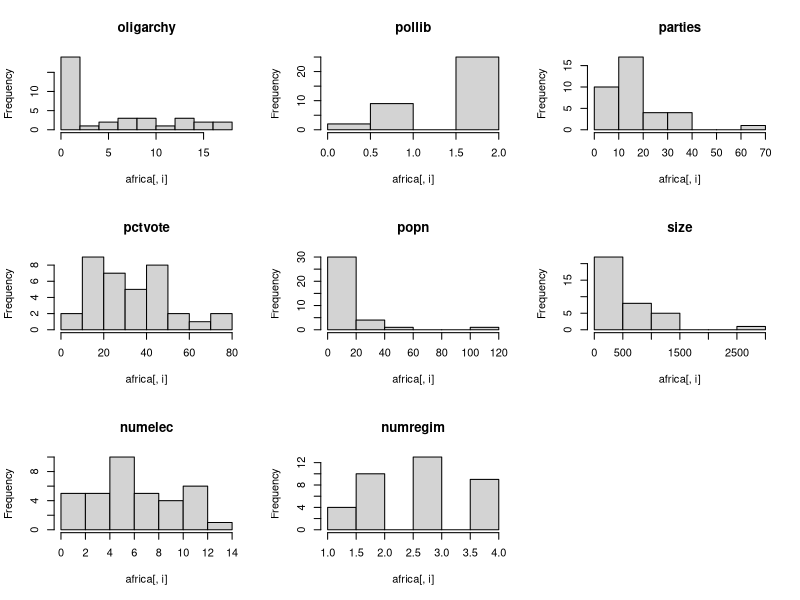
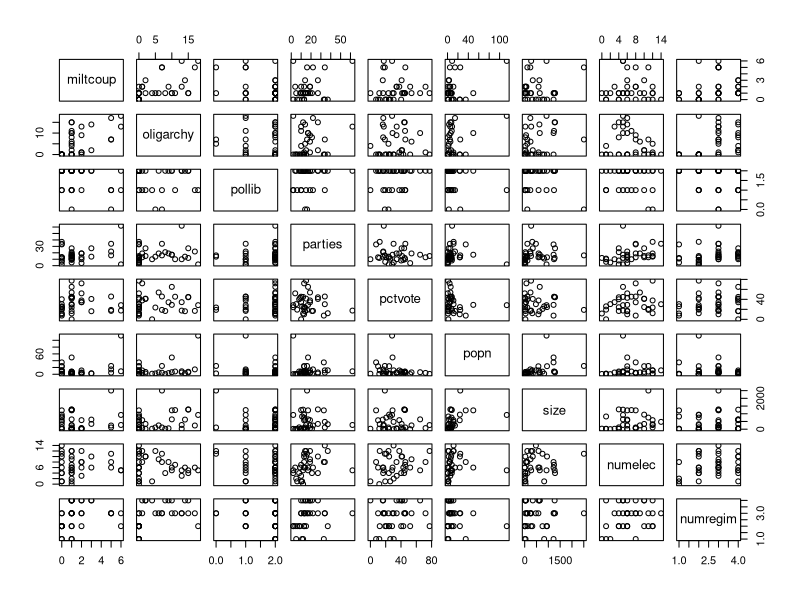
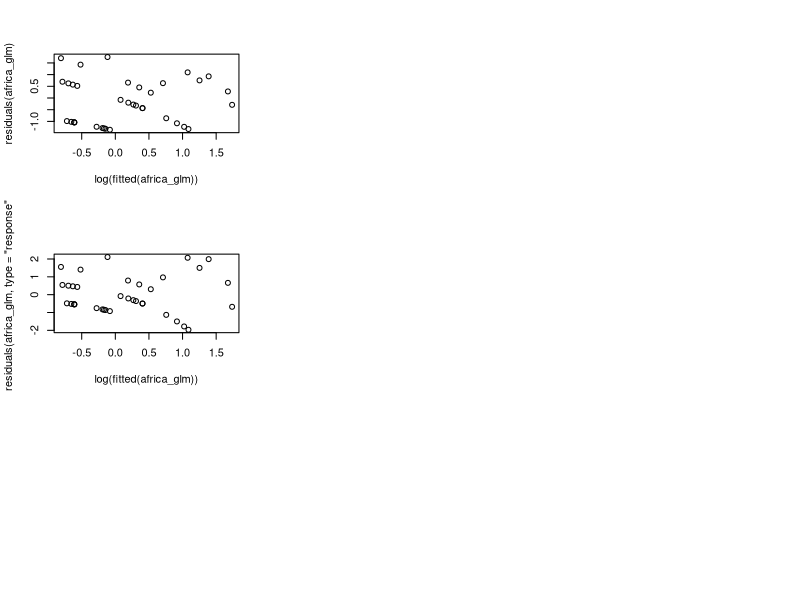

These figures' R source, in order:
## ---- chunk 1
africa=read.table("africa.txt",header=TRUE);attach(africa)
africa
## ---- chunk 2
par(mfrow=c(3,3));
for (i in c(2,3,4,5,6,7,8,9)) hist(africa[,i],main=names(africa)[i])
plot(africa);
## ---- chunk 3
africa_glm = glm(miltcoup~oligarchy+pollib+parties+pctvote+popn+size+numelec+numregim,family = poisson)
summary(africa_glm)
## ---- chunk 4
confint(africa_glm)
## ---- chunk 5
coef(africa_glm)
## ---- chunk 6
africa_glm = glm(miltcoup~oligarchy+pollib+parties+pctvote+popn+size+numelec+numregim,family = poisson)
summary(africa_glm)
## ---- chunk 7
africa_glm = glm(miltcoup~oligarchy+pollib+parties+pctvote+popn+size+numregim,family = poisson)
summary(africa_glm)
## ---- chunk 8
africa_glm = glm(miltcoup~oligarchy+pollib+parties+pctvote+popn+size,family = poisson);summary(africa_glm)
## ---- chunk 9
africa_glm = glm(miltcoup~oligarchy+pollib+parties+pctvote+popn,family = poisson);summary(africa_glm)
## ---- chunk 10
africa_glm = glm(miltcoup~oligarchy+pollib+parties+pctvote,family = poisson);summary(africa_glm)
## ---- chunk 11
africa_glm = glm(miltcoup~oligarchy+pollib+parties,family = poisson);summary(africa_glm)
## ---- chunk 12
confint(africa_glm);
## ---- chunk 13
plot(log(fitted(africa_glm)),residuals(africa_glm))
## ---- chunk 14
plot(log(fitted(africa_glm)),residuals(africa_glm,type="response"))
## ---- chunk 15
coef(africa_glm)
